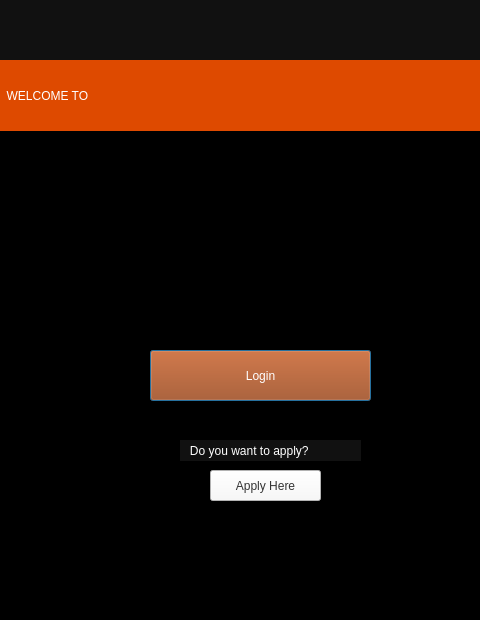
<?xml version="1.0" encoding="UTF-8"?>
<ui version="4.0">
 <class>Dialog</class>
 <widget class="QDialog" name="Dialog">
  <property name="geometry">
   <rect>
    <x>0</x>
    <y>0</y>
    <width>480</width>
    <height>620</height>
   </rect>
  </property>
  <property name="windowTitle">
   <string>Dialog</string>
  </property>
  <widget class="QLabel" name="label">
   <property name="geometry">
    <rect>
     <x>0</x>
     <y>130</y>
     <width>481</width>
     <height>151</height>
    </rect>
   </property>
   <property name="autoFillBackground">
    <bool>false</bool>
   </property>
   <property name="styleSheet">
    <string notr="true">background-color: rgb(0, 0, 0);</string>
   </property>
   <property name="text">
    <string/>
   </property>
   <property name="pixmap">
    <pixmap>logo.png</pixmap>
   </property>
   <property name="scaledContents">
    <bool>true</bool>
   </property>
  </widget>
  <widget class="QLabel" name="label_2">
   <property name="geometry">
    <rect>
     <x>-10</x>
     <y>280</y>
     <width>496</width>
     <height>451</height>
    </rect>
   </property>
   <property name="sizeIncrement">
    <size>
     <width>3</width>
     <height>0</height>
    </size>
   </property>
   <property name="styleSheet">
    <string notr="true">background-color: rgb(0, 0, 0);</string>
   </property>
   <property name="text">
    <string/>
   </property>
  </widget>
  <widget class="QLabel" name="label_3">
   <property name="geometry">
    <rect>
     <x>0</x>
     <y>0</y>
     <width>481</width>
     <height>101</height>
    </rect>
   </property>
   <property name="styleSheet">
    <string notr="true">background-color: rgb(17, 17, 17);</string>
   </property>
   <property name="text">
    <string/>
   </property>
  </widget>
  <widget class="QLabel" name="label_4">
   <property name="geometry">
    <rect>
     <x>0</x>
     <y>60</y>
     <width>481</width>
     <height>71</height>
    </rect>
   </property>
   <property name="styleSheet">
    <string notr="true">color: rgb(255, 255, 255);background-color: rgb(222, 74, 0);
font: 75 46pt &quot;MS Shell Dlg 2&quot;;





</string>
   </property>
   <property name="text">
    <string>  WELCOME TO</string>
   </property>
  </widget>
  <widget class="QPushButton" name="HRButton">
   <property name="geometry">
    <rect>
     <x>150</x>
     <y>350</y>
     <width>221</width>
     <height>51</height>
    </rect>
   </property>
   <property name="styleSheet">
    <string notr="true">background-color: rgb(164, 60, 1);
font: 87 12pt &quot;Arial Black&quot;;
color: rgb(255, 255, 255);
</string>
   </property>
   <property name="text">
    <string>Login</string>
   </property>
  </widget>
  <widget class="QLabel" name="label_5">
   <property name="geometry">
    <rect>
     <x>180</x>
     <y>440</y>
     <width>181</width>
     <height>21</height>
    </rect>
   </property>
   <property name="styleSheet">
    <string notr="true">background-color: rgb(17, 17, 17);
color: rgb(255, 255, 255);</string>
   </property>
   <property name="text">
    <string>   Do you want to apply?</string>
   </property>
  </widget>
  <widget class="QPushButton" name="reghereButton">
   <property name="geometry">
    <rect>
     <x>210</x>
     <y>470</y>
     <width>111</width>
     <height>31</height>
    </rect>
   </property>
   <property name="styleSheet">
    <string notr="true">background-color: rgb(249, 249, 249);
color: rgb(52, 52, 52);</string>
   </property>
   <property name="text">
    <string>Apply Here</string>
   </property>
  </widget>
 </widget>
 <resources/>
 <connections/>
</ui>
